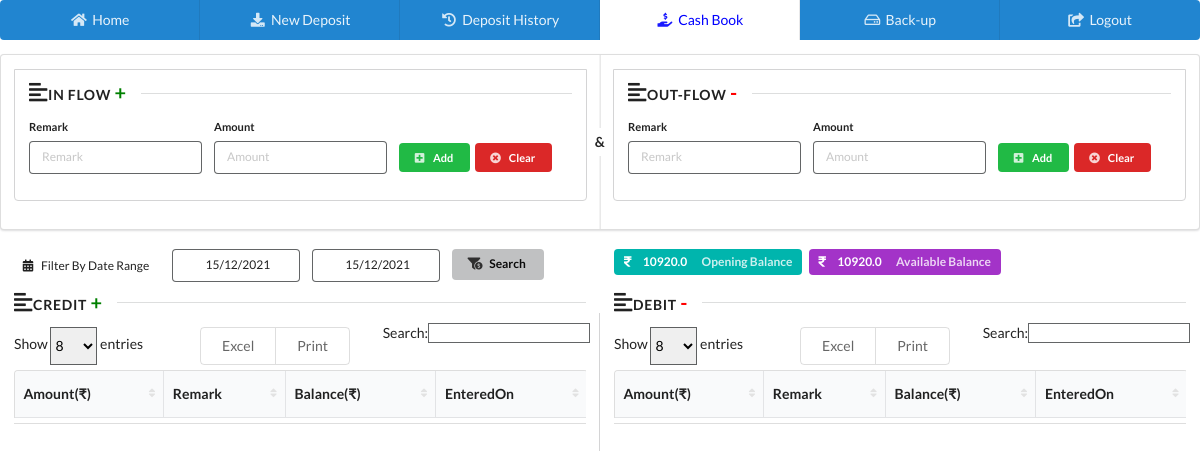
Before: /daily_flow/ (signed in) with the older database file.
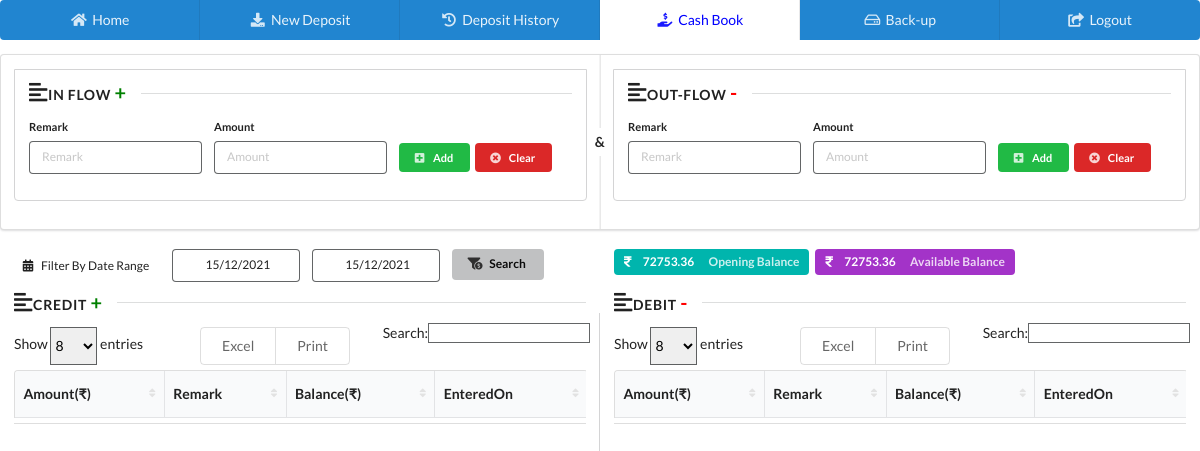
After: the same page with the newer database file.
### home/models.py (models this page shows, shortened)
class CashBook(models.Model):
    remark = models.CharField(max_length=300, blank=True, null=True)
    transactionType = models.CharField(max_length=300, blank=True, null=True)
    amount = models.FloatField(default=0.0)
    balanceThatTime = models.FloatField(default=0.0)
    availableBalance = models.FloatField(default=0.0)
    totalCredit = models.FloatField(default=0.0)
    totalDebit = models.FloatField(default=0.0)
    isDeleted = models.BooleanField(default=False)
    datetime = models.DateTimeField(auto_now_add=True, auto_now=False)
    lastUpdatedOn = models.DateTimeField(auto_now_add=False, auto_now=True)
    class Meta:
        verbose_name_plural = 'D) CashBook List'

### home/views.py (the view)
# urls.py: path('daily_flow/', daily_report, name='daily_report'),
def daily_report(request):
    if request.user.is_authenticated:
        try:
            opening = CashBook.objects.filter(datetime__lt=datetime.today().date()).last()
            o_balance = opening.availableBalance
        except:
            o_balance = 0.0
        try:
            current = CashBook.objects.all().last()
            c = current.availableBalance
        except:
            c = 0.0
        context = {
            'o_balance': o_balance,
            'c': c,
            'date': datetime.today().date(),
        }
        return render(request, 'home/dailyReport.html', context)
    else:
        return redirect('homeApp:loginPage')

### home/templates/home/dailyReport.html (shortened to what the changed rows need)
{% extends 'home/index.html' %}
{% load static %}
{% block body %}
<div class="row">
                    <div class="ui internally padded grid">
                        <div class="row" style="padding-bottom: 0!important;padding-top: 5px!important;">
                            <div class="eight wide column">
                                <div class="ui teal label">
                                    <i class="rupee icon"></i>
                                    {{ o_balance }}
                                    <a class="detail">Opening Balance</a>
                                </div>
                                <div class="ui purple label">
                                    <i class="rupee icon"></i>
                                    {{ c }}
                                    <a class="detail">Available Balance</a>
                                </div>
                            </div>
                        </div>
                    </div>
    <div class="ui internally celled grid">
        <div class="row">
            <div class="eight wide column">
                <table id="cTable" class="ui sortable celled very compact table"
                       style="margin-top: 5px;width: 100%">
                    <thead>
                    <tr>
                        <th>Amount(₹)</th>
                        <th>Remark</th>
                        <th>Balance(₹)</th>
                        <th>EnteredOn</th>
                    </tr>
                    </thead>
                </table>
            </div>
            <div class="eight wide column">
                <table id="dTable" class="ui sortable celled very compact table"
                       style="margin-top: 5px;width: 100%">
                    <thead>
                    <tr>
                        <th>Amount(₹)</th>
                        <th>Remark</th>
                        <th>Balance(₹)</th>
                        <th>EnteredOn</th>
                    </tr>
                    </thead>
                </table>
            </div>
        </div>
    </div>
</div>
{% endblock %}

Changed rows visible on the page:
no longer on this page (row unchanged): CashBook: availableBalance "10920.0"
added CashBook: availableBalance "72753.36"
